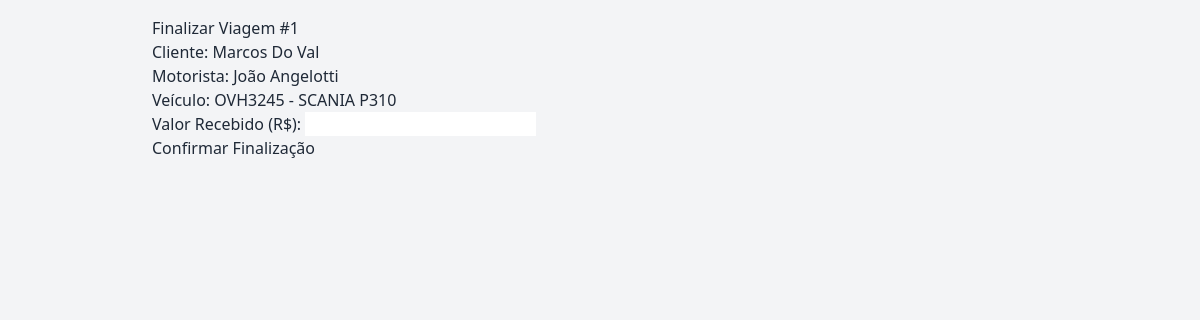
Page /finalizar_viagem/1 on the committed database.
### app.py (models this page shows)
class Viagem(db.Model):
    id = db.Column(db.Integer, primary_key=True)
    motorista_id = db.Column(db.Integer, db.ForeignKey('motorista.id'), nullable=False)
    veiculo_id = db.Column(db.Integer, db.ForeignKey('veiculo.id'), nullable=False)
    cliente = db.Column(db.String(100), nullable=False)
    valor_recebido = db.Column(db.Float, nullable=True)
    forma_pagamento = db.Column(db.String(50), nullable=True)
    endereco_saida = db.Column(db.String(200), nullable=False)
    endereco_destino = db.Column(db.String(200), nullable=False)
    distancia_km = db.Column(db.Float, nullable=True)
    data_inicio = db.Column(db.DateTime, nullable=False)
    data_fim = db.Column(db.DateTime, nullable=True)
    duracao_segundos = db.Column(db.Integer, nullable=True)
    custo = db.Column(db.Float, nullable=True)
    status = db.Column(db.String(50), nullable=False, default='pendente', index=True)
    observacoes = db.Column(db.Text, nullable=True)
    created_at = db.Column(db.DateTime, default=datetime.utcnow)
    destinos = db.relationship('Destino', backref='viagem', lazy='dynamic', cascade='all, delete-orphan')

class Motorista(db.Model):
    id = db.Column(db.Integer, primary_key=True)
    nome = db.Column(db.String(100), nullable=False)
    data_nascimento = db.Column(db.Date, nullable=False)
    endereco = db.Column(db.String(200), nullable=False)
    pessoa_tipo = db.Column(db.String(10), nullable=False)  # 'fisica' ou 'juridica'
    cpf_cnpj = db.Column(db.String(14), unique=True, nullable=False, index=True)
    rg = db.Column(db.String(9), nullable=True)
    telefone = db.Column(db.String(11), nullable=False)
    cnh = db.Column(db.String(11), unique=True, nullable=False, index=True)
    validade_cnh = db.Column(db.Date, nullable=False)
    created_at = db.Column(db.DateTime, default=datetime.utcnow)
    anexos = db.Column(db.String(500), nullable=True)  # URLs dos arquivos no Cloudflare R2, separadas por vírgula
    viagens = db.relationship('Viagem', backref='motorista')  # Relacionamento com Viagem

class Veiculo(db.Model):
    id = db.Column(db.Integer, primary_key=True)
    placa = db.Column(db.String(7), unique=True, nullable=False, index=True)
    categoria = db.Column(db.String(50), nullable=True)  # Novo campo
    modelo = db.Column(db.String(50), nullable=False)
    ano = db.Column(db.Integer, nullable=True)  # Novo campo
    valor = db.Column(db.Float, nullable=True)  # Novo campo
    km_rodados = db.Column(db.Float, nullable=True)  # Novo campo
    ultima_manutencao = db.Column(db.Date, nullable=True)  # Novo campo
    disponivel = db.Column(db.Boolean, default=True)
    created_at = db.Column(db.DateTime, default=datetime.utcnow)
    viagens = db.relationship('Viagem', backref='veiculo')

### app.py (the view, shortened to what this page needs)
@app.route('/finalizar_viagem/<int:viagem_id>', methods=['GET', 'POST'])
def finalizar_viagem(viagem_id):
    viagem = Viagem.query.get_or_404(viagem_id)
    return render_template('finalizar_viagem.html', active_page='finalizar_viagem', viagem=viagem)

### templates/finalizar_viagem.html
{% extends "base.html" %}
{% block content %}
<h2>Finalizar Viagem #{{ viagem.id }}</h2>
<p>Cliente: {{ viagem.cliente }}</p>
<p>Motorista: {{ viagem.motorista.nome }}</p>
<p>Veículo: {{ viagem.veiculo.placa }} - {{ viagem.veiculo.modelo }}</p>
<form method="POST">
    <div class="form-group">
        <label for="valor_recebido">Valor Recebido (R$):</label>
        <input type="number" step="0.01" class="form-control" id="valor_recebido"
               name="valor_recebido" required>
    </div>
    <button type="submit" class="btn btn-primary">Confirmar Finalização</button>
</form>
{% endblock %}

### rows in the picture
Viagem: id "1", cliente "Marcos Do Val"
Motorista: motorista.nome "João Angelotti"
Veiculo: veiculo.placa "OVH3245", veiculo.modelo "SCANIA P310"
